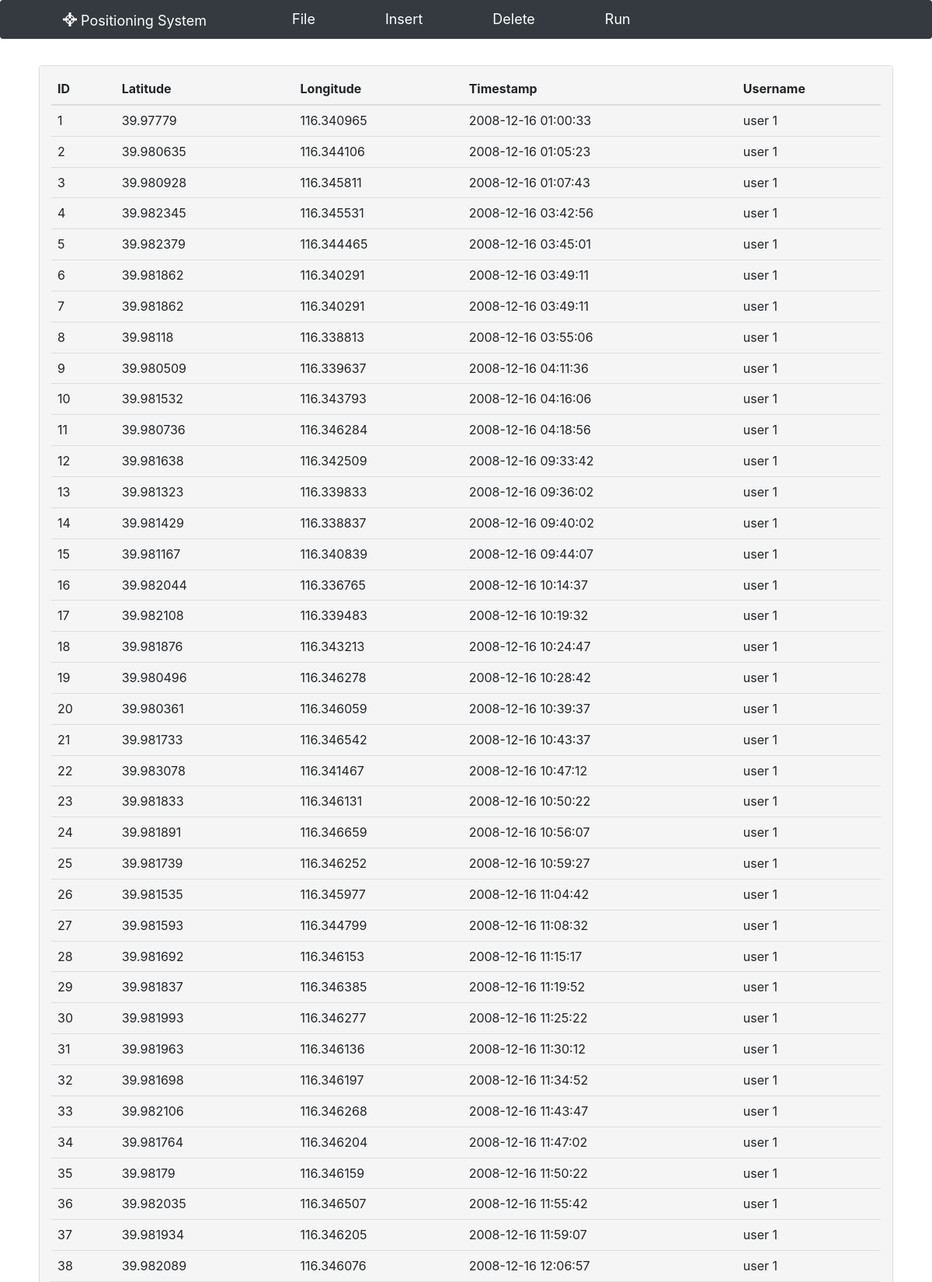
Screenshot of /table (upper part) with the database file from the repository.
### app/models.py (models this page shows, shortened)
class Location(Base):
    __tablename__ = "location"
    id = Column(Integer, primary_key=True)
    lat = Column(Float)
    lan = Column(Float)
    timestamp = Column(DateTime)
    user_id = Column(Integer, ForeignKey('user.id'))

class User(Base):
    __tablename__ = "user"
    id = Column(Integer, primary_key=True)
    username = Column(String(255), index=True, unique=True)

### app/routes.py (the view)
@app.route("/table")
def fill_table():
    locations = session.query(Location, User).join(User).add_columns(User.username, Location.id, Location.lat,
                                                                     Location.lan, Location.timestamp).all()
    return render_template("tables.html", data=locations)

### app/templates/tables.html
{% extends 'base.html' %}
{% block content %}
    <br/>
    <br />
    <br />
    <div class="container">
        <div class="panel panel-default">
            <div class="panel-heading">
                <table class="table table-hover">
                    <thead>
                      <tr>
                        <th>ID</th>
                        <th>Latitude</th>
                        <th>Longitude</th>
                          <th>Timestamp</th>
                          <th>Username</th>
                      </tr>
                    </thead>
                    <tbody>
                     {% for row in data %}
                        <tr>
                        <td>{{ row['id'] }}</td>
                        <td>{{ row['lat'] }}</td>
                        <td>{{ row['lan'] }}</td>
                        <td>{{ row['timestamp'] }}</td>
                        <td>{{ row['username'] }}</td>
                        </tr>
                    {% endfor %}
                    </tbody>
                  </table>
            </div>
        </div>
    </div>
{% endblock %}

### app/templates/base.html (shortened to what this page needs)
<html>
<head>
    <link rel="stylesheet" href="https://unpkg.com/leaflet@1.3.1/dist/leaflet.css"
/>
    <link href="http://code.jquery.com/ui/1.9.2/themes/base/jquery-ui.css" rel="stylesheet">
    <link href="https://maxcdn.bootstrapcdn.com/bootstrap/3.3.7/css/bootstrap.min.css" rel="stylesheet"
>
    <link rel="stylesheet"
          href="https://cdnjs.cloudflare.com/ajax/libs/bootstrap-slider/10.0.0/css/bootstrap-slider.min.css"/>
    <link href="https://cdn.rawgit.com/wenzhixin/multiple-select/master/multiple-select.css" rel="stylesheet"/>
    <link href="https://maxcdn.bootstrapcdn.com/bootstrap/4.0.0/css/bootstrap.min.css"
          rel="stylesheet"
>
    <link rel="stylesheet" href="http://cdn.leafletjs.com/leaflet-0.7.2/leaflet.css" />
    <link rel="stylesheet" href="http://code.jquery.com/ui/1.9.2/themes/base/jquery-ui.css" type="text/css">
</head>
<body>
    {% include 'navbar.html' %}
    <div id="page-content-wrapper">
         <div class="container-fluid xyz">
            <div class="row">
               <div class="col-lg-12">
                   {% block content %}
                   {% endblock %}
               </div>
            </div>
         </div>
    </div>
</body>
</html>

### app/templates/navbar.html (shortened to what this page needs)
<nav class="navbar navbar-expand-lg navbar-dark fixed-top bg-dark" role="navigation">
  <div class="collapse navbar-collapse" id="navbarNavDropdown" role="navigation">
    <ul class="navbar-nav mr-auto">
        <li class="nav nav-item dropdown">
            <a class="navbar-brand" href="/"><span class="glyphicon glyphicon-screenshot" aria-hidden="false"></span> Positioning System </a>
        </li>
      <li class="nav nav-item dropdown active">
        <a class="nav-link" href="/" id="navbarDropdownMenuLink" role="button" data-toggle="dropdown" aria-haspopup="true" aria-expanded="false"> File </a>
      </li>
        <li class="nav nav-item dropdown active">
            <a class="nav-link" href="/" id="navbarDropdownMenuLink" data-toggle="dropdown" aria-haspopup="true" aria-expanded="false"> Insert </a>
        </li>
        <li class="nav nav-item dropdown active">
            <a class="nav-link" href="/" id="navbarDropdownMenuLink" data-toggle="dropdown" aria-haspopup="true" aria-expanded="false">Delete</a>
        </li>
    <li class="nav nav-item dropdown active">
        <a class="nav-link" href="/" id="navbarDropdownMenuLink" data-toggle="dropdown" aria-haspopup="true" aria-expanded="false"> Run</a>
    </li>
    </ul>
  </div>
</nav>

### app/templates/base.html (style rules this page uses)
html { position: relative; min-height: 100%; }
body { margin-bottom: 100px; height: auto; }
nav { width: 100%; height: 20px; border-radius: 10px; -moz-border-radius: 10px; }
.nav a { color: white; font-size: large; }
.navbar-nav > li { padding-left:20px; padding-right:20px; margin-left:20px; margin-right:20px; }
#page-content-wrapper { position: absolute; padding: 15px; width: 100%; overflow-x: hidden; }
@media (min-width:770px) { #page-content-wrapper { top: 19px; padding: 20px; position: absolute; -webkit-transition: all 0.5s ease; -moz-transition: all 0.5s ease; -o-transition: all 0.5s ease; transition: all 0.5s ease; } }

### rows the page displays
Location: id "1", lat "39.97779", lan "116.340965", timestamp "2008-12-16 01:00:33", username "user 1"
Location: id "2", lat "39.980635", lan "116.344106", timestamp "2008-12-16 01:05:23", username "user 1"
Location: id "3", lat "39.980928", lan "116.345811", timestamp "2008-12-16 01:07:43", username "user 1"
Location: id "4", lat "39.982345", lan "116.345531", timestamp "2008-12-16 03:42:56", username "user 1"
Location: id "5", lat "39.982379", lan "116.344465", timestamp "2008-12-16 03:45:01", username "user 1"
Location: id "6", lat "39.981862", lan "116.340291", timestamp "2008-12-16 03:49:11", username "user 1"
Location: id "7", lat "39.981862", lan "116.340291", timestamp "2008-12-16 03:49:11", username "user 1"
Location: id "8", lat "39.98118", lan "116.338813", timestamp "2008-12-16 03:55:06", username "user 1"
Location: id "9", lat "39.980509", lan "116.339637", timestamp "2008-12-16 04:11:36", username "user 1"
Location: id "10", lat "39.981532", lan "116.343793", timestamp "2008-12-16 04:16:06", username "user 1"
Location: id "11", lat "39.980736", lan "116.346284", timestamp "2008-12-16 04:18:56", username "user 1"
Location: id "12", lat "39.981638", lan "116.342509", timestamp "2008-12-16 09:33:42", username "user 1"
Location: id "13", lat "39.981323", lan "116.339833", timestamp "2008-12-16 09:36:02", username "user 1"
Location: id "14", lat "39.981429", lan "116.338837", timestamp "2008-12-16 09:40:02", username "user 1"
Location: id "15", lat "39.981167", lan "116.340839", timestamp "2008-12-16 09:44:07", username "user 1"
Location: id "16", lat "39.982044", lan "116.336765", timestamp "2008-12-16 10:14:37", username "user 1"
Location: id "17", lat "39.982108", lan "116.339483", timestamp "2008-12-16 10:19:32", username "user 1"
Location: id "18", lat "39.981876", lan "116.343213", timestamp "2008-12-16 10:24:47", username "user 1"
Location: id "19", lat "39.980496", lan "116.346278", timestamp "2008-12-16 10:28:42", username "user 1"
Location: id "20", lat "39.980361", lan "116.346059", timestamp "2008-12-16 10:39:37", username "user 1"
Location: id "21", lat "39.981733", lan "116.346542", timestamp "2008-12-16 10:43:37", username "user 1"
Location: id "22", lat "39.983078", lan "116.341467", timestamp "2008-12-16 10:47:12", username "user 1"
Location: id "23", lat "39.981833", lan "116.346131", timestamp "2008-12-16 10:50:22", username "user 1"
Location: id "24", lat "39.981891", lan "116.346659", timestamp "2008-12-16 10:56:07", username "user 1"
Location: id "25", lat "39.981739", lan "116.346252", timestamp "2008-12-16 10:59:27", username "user 1"
Location: id "26", lat "39.981535", lan "116.345977", timestamp "2008-12-16 11:04:42", username "user 1"
Location: id "27", lat "39.981593", lan "116.344799", timestamp "2008-12-16 11:08:32", username "user 1"
Location: id "28", lat "39.981692", lan "116.346153", timestamp "2008-12-16 11:15:17", username "user 1"
Location: id "29", lat "39.981837", lan "116.346385", timestamp "2008-12-16 11:19:52", username "user 1"
Location: id "30", lat "39.981993", lan "116.346277", timestamp "2008-12-16 11:25:22", username "user 1"
Location: id "31", lat "39.981963", lan "116.346136", timestamp "2008-12-16 11:30:12", username "user 1"
Location: id "32", lat "39.981698", lan "116.346197", timestamp "2008-12-16 11:34:52", username "user 1"
Location: id "33", lat "39.982106", lan "116.346268", timestamp "2008-12-16 11:43:47", username "user 1"
Location: id "34", lat "39.981764", lan "116.346204", timestamp "2008-12-16 11:47:02", username "user 1"
Location: id "35", lat "39.98179", lan "116.346159", timestamp "2008-12-16 11:50:22", username "user 1"
Location: id "36", lat "39.982035", lan "116.346507", timestamp "2008-12-16 11:55:42", username "user 1"
Location: id "37", lat "39.981934", lan "116.346205", timestamp "2008-12-16 11:59:07", username "user 1"
Location: id "38", lat "39.982089", lan "116.346076", timestamp "2008-12-16 12:06:57", username "user 1"
